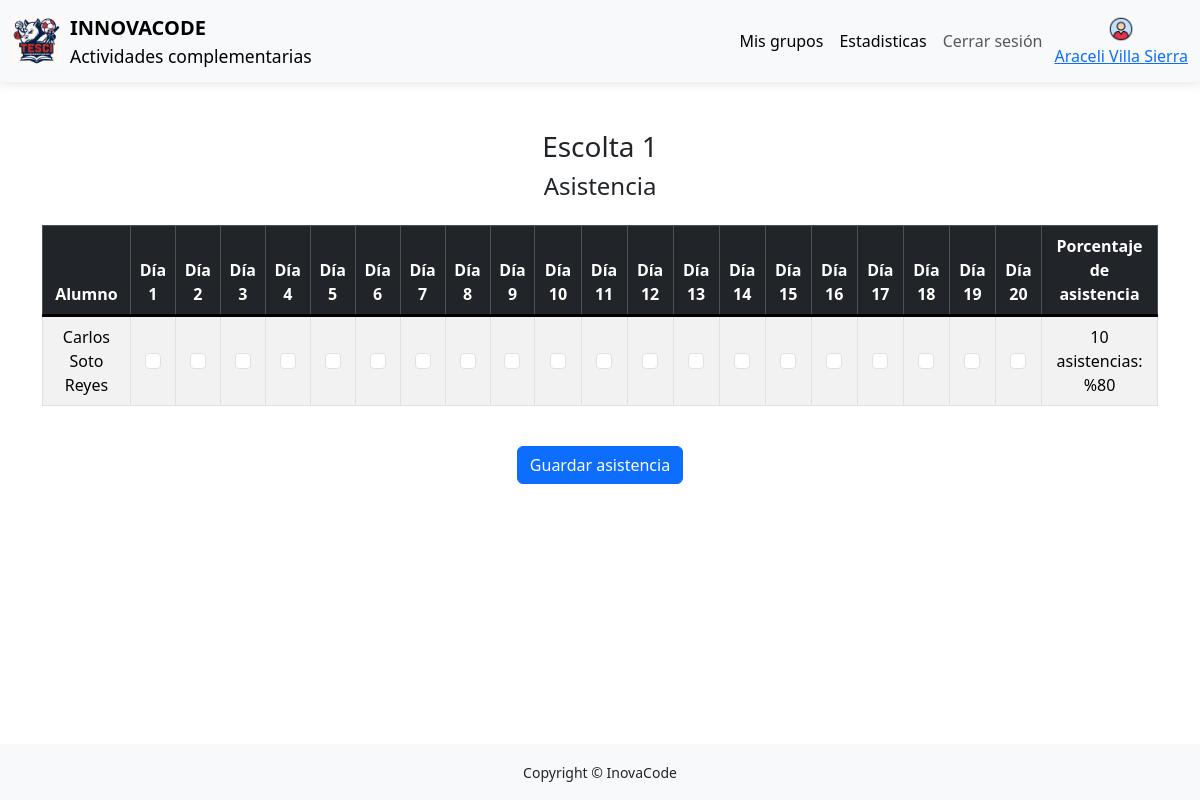
The app's page /inovacode/profesor/lista-alumnos.php?id_grupo=71 (signed in) with its own data.
### tables this page shows
CREATE TABLE `profesores` (
  `id_profesor` int(11) NOT NULL,
  `nombre` varchar(50) NOT NULL,
  `apellido_paterno` varchar(50) NOT NULL,
  `apellido_materno` varchar(50) NOT NULL,
  `correo` varchar(100) NOT NULL,
  `id_usuario` int(11) NOT NULL
);

CREATE TABLE `grupos` (
  `id_grupo` int(11) NOT NULL,
  `id_complementaria` int(11) NOT NULL,
  `nombre` varchar(255) NOT NULL,
  `cupos_disponibles` int(11) NOT NULL,
  `creditos` int(11) NOT NULL,
  `id_profesor` int(11) DEFAULT NULL,
  `id_periodo` int(11) NOT NULL,
  `id_estado` int(11) NOT NULL
);

CREATE TABLE `alumnos` (
  `numero_control` int(11) NOT NULL,
  `nombre` varchar(50) NOT NULL,
  `apellido_paterno` varchar(50) NOT NULL,
  `apellido_materno` varchar(50) NOT NULL,
  `id_division` int(11) NOT NULL,
  `correo` varchar(100) NOT NULL,
  `id_usuario` int(11) NOT NULL,
  `creditos` int(1) NOT NULL DEFAULT 0
);

### inovacode/php/peticiones/profesor/peticiones-profesor.php (called while the page is built, shortened)
<?php
function obtener_datos_profesor($id_usuario)
{
    $C = conectar();
    $stmtProfesor = $C->prepare("SELECT id_profesor FROM profesores WHERE id_usuario = ?");
    $stmtProfesor->bind_param("i", $id_usuario);
    $stmtProfesor->execute();
    $resultadoProfesor = $stmtProfesor->get_result();
    $profesor = $resultadoProfesor->fetch_assoc();
    $id_profesor = $profesor['id_profesor'];
    $stmt = $C->prepare("SELECT * FROM profesores WHERE id_profesor = ?");
    $stmt->bind_param("i", $id_profesor);
    $stmt->execute();
    $res = $stmt->get_result();
    return $res;
}
function obtener_lista_alumnos ($id_grupo){
     $C = conectar();
    $stmt = $C->prepare("SELECT nombre, apellido_paterno, apellido_materno, numero_control
        FROM grupo_alumno
        INNER JOIN alumnos
        ON grupo_alumno.id_alumno=alumnos.numero_control
        WHERE id_grupo = ? ");
    $stmt->bind_param("i", $id_grupo);
    $stmt->execute();
    $res = $stmt->get_result();
    return $res;
}
function obtener_nombre_grupo($id_grupo){
    $C = conectar();
    $stmt = $C->prepare("SELECT nombre FROM grupos
        WHERE id_grupo = ? ");
    $stmt->bind_param("i", $id_grupo);
    $stmt->execute();
    $res = $stmt->get_result();
    return $res;
}

### inovacode/profesor/lista-alumnos.php (the view, shortened to what this page needs)
<?php
$id_usuario =  $_SESSION['id_usuario_profesor'];
?>
<!DOCTYPE html>
<html lang="en">
<head>
    <link href="https://cdn.jsdelivr.net/npm/bootstrap@5.3.8/dist/css/bootstrap.min.css" rel="stylesheet"
>
    <link rel="stylesheet" href="https://cdn.jsdelivr.net/npm/bootstrap-icons@1.13.1/font/bootstrap-icons.min.css">
    <link rel="stylesheet" href="../css/estilos.css">
</head>
<body>
    <nav class="navbar navbar-expand-lg bg-body-tertiary ">
        <div class="container-fluid">
            <a class="navbar-brand d-flex align-items-center">
                <img src="../img/logo.jpeg" alt="Logo" width="50" height="50"
                    class="d-inline-block align-text-top me-2">
                <div class="d-flex flex-column">
                    <span class="fw-bold">INNOVACODE</span>
                    <small>Actividades complementarias</small>
                </div>
            </a>
            <div class="collapse navbar-collapse " id="navbarNav">
                <ul class="navbar-nav ms-auto me-1 ">
                    <li class="nav-item">
                        <a class="nav-link active" aria-current="page" href="menu-profesor.php">Mis grupos</a>
                    </li>
                    <li class="nav-item">
                        <a class="nav-link active" aria-current="page" href="#">Estadisticas</a>
                    </li>
                    <li class="nav-item">
                        <a class="nav-link" href="../php/login/cerrar-sesion.php">Cerrar sesión</a>
                    </li>
                </ul>
                <?php
                require("../php/peticiones/profesor/peticiones-profesor.php");
                $datos_profesor = obtener_datos_profesor($id_usuario);
                while ($p = $datos_profesor->fetch_assoc()) {
                ?>
                    <a class=" d-flex flex-column p-0 align-items-center" aria-disabled="true"><img src="../img/perfil.png" alt="Logo"
                            width="30" height="30" class="d-inline-block align-text-end d-none d-md-block"><?= $p['nombre']; ?> <?= $p['apellido_paterno']; ?> <?= $p['apellido_materno']; ?></a>
                <?php } ?>
            </div>
        </div>
    </nav>
    <div class="container mt-5">
        <div class="text-center mb-4">
            <?php
            $nombre_grupo =obtener_nombre_grupo($_GET['id_grupo']);
            while ($n = $nombre_grupo->fetch_assoc()) {
            ?>
            <h3>
            <?= $n['nombre']; ?>
            </h3>
            <?php } ?>
            <h4>Asistencia</h4>
        </div>
        <div class="table-responsive">
            <table class="table table-bordered table-striped text-center align-middle">
                <thead class="table-dark">
                    <tr>
                        <th>Alumno</th>
                        <?php
                        for ($i = 1; $i <= 20; $i++) {
                            echo "<th>Día $i</th>";
                        }
                        ?>
                        <th>Porcentaje de asistencia</th>
                    </tr>
                </thead>
                <tbody>
                    <?php
                    $lista_alumnos = obtener_lista_alumnos($_GET['id_grupo']);
                    while ($alumno = $lista_alumnos->fetch_assoc()) {
                    ?>
                        <tr>
                            <td>
                                <?= $alumno['nombre']; ?> <?= $alumno['apellido_paterno']; ?> <?= $alumno['apellido_materno']; ?>
                            </td>
                            <?php
                            for ($i = 1; $i <= 20; $i++) {
                            ?>
                                <td>
                                    <input
                                        type="checkbox"
                                        class="form-check-input"
                                        name="asistencia[<?= $alumno['numero_control']; ?>][<?= $i; ?>]">
                                </td>
                            <?php
                            }
                            ?>
                            <td>
                                10 asistencias:
                                %80
                            </td>
                        </tr>
                    <?php
                    }
                    ?>
                </tbody>
            </table>
        </div>
        <div class="text-center mt-4">
            <button class="btn btn-primary">
                Guardar asistencia
            </button>
        </div>
    </div>
    <br><br>
    <footer class="fixed-bottom bg-light py-3 mt-5">
        <div class="container text-center">
            <small>Copyright &copy; InovaCode</small>
        </div>
    </footer>
</body>
</html>

### inovacode/css/estilos.css (style rules this page uses)
.navbar { box-shadow: 0 2px 10px rgba(0, 0, 0, 0.1); }
.table thead th { border-bottom: 3px solid #000; text-align: center; }
.table tbody td { vertical-align: middle; }

### records on screen
profesores: nombre "Araceli", apellido_paterno "Villa", apellido_materno "Sierra"
grupos: nombre "Escolta 1"
alumnos: nombre "Carlos", apellido_paterno "Soto", apellido_materno "Reyes"
